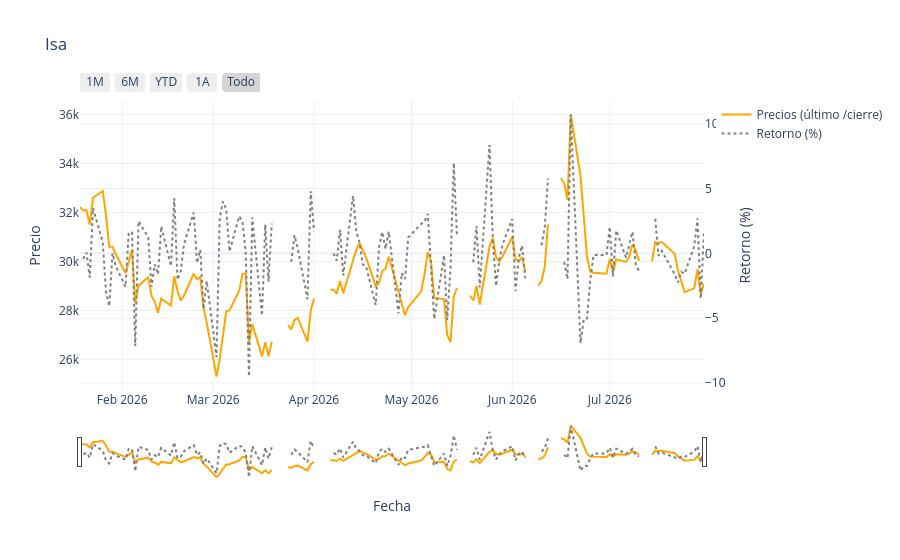

Notebook code cell kept with this figure:
### Code cell
#static_plot(Isa, "orange")
plotly_oneplot(Isa, "Fecha", "Precios (último /cierre)", "Isa", color_in="orange")

### Figure 1 — Plotly figure (JSON) as saved in the notebook; plotly's stock layout.template omitted (floating-point values rounded to 4 significant figures; data arrays with more than 128 entries replaced by an {"elided": "..."} marker saying what was removed)
{"data": [{"line": {"color": "orange"}, "mode": "lines", "name": "Precios (último /cierre)", "type": "scatter", "x": {"elided": "135 str values"}, "y": {"elided": "135 float values"}}, {"line": {"color": "gray", "dash": "dot"}, "name": "Retorno (%)", "type": "scatter", "x": {"elided": "135 str values"}, "y": {"elided": "135 float values"}, "yaxis": "y2"}], "layout": {"hovermode": "x unified", "title": {"text": "Isa"}, "xaxis": {"rangeselector": {"buttons": [{"count": 1, "label": "1M", "step": "month", "stepmode": "backward"}, {"count": 6, "label": "6M", "step": "month", "stepmode": "backward"}, {"count": 1, "label": "YTD", "step": "year", "stepmode": "todate"}, {"count": 1, "label": "1A", "step": "year", "stepmode": "backward"}, {"label": "Todo", "step": "all"}]}, "rangeslider": {"visible": true}, "title": {"text": "Fecha"}, "type": "date"}, "yaxis": {"title": {"text": "Precio"}}, "yaxis2": {"overlaying": "y", "side": "right", "title": {"text": "Retorno (%)"}, "zeroline": true}}}
